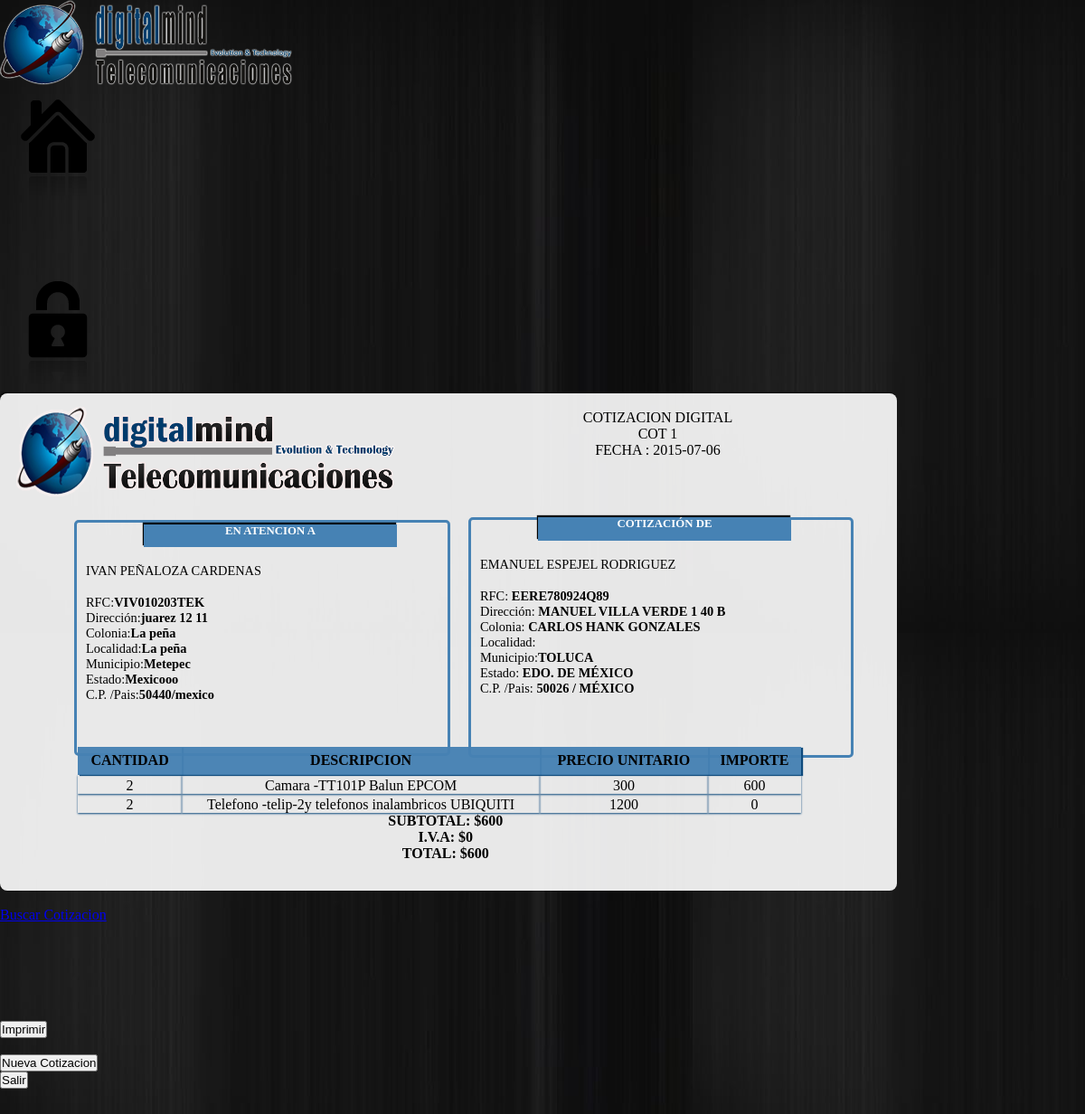
Page /transacciones/Cotizacion/vistacot.php?id_cotizacion=1 (signed in) on the committed database.
### tables this page shows
CREATE TABLE IF NOT EXISTS `cotizacion` (
  `id_cotizacion` int(10) NOT NULL,
  `folio` int(11) DEFAULT NULL,
  `fecha` varchar(30) DEFAULT NULL,
  `id_cliente` int(10) DEFAULT NULL,
  `id_moneda` int(10) NOT NULL,
  `subtotal` double DEFAULT NULL,
  `iva` int(11) DEFAULT NULL,
  `total` double DEFAULT NULL,
  `estado` tinyint(4) NOT NULL,
  `guardada` int(10) NOT NULL
);

CREATE TABLE IF NOT EXISTS `clientes` (
  `id_cliente` int(10) NOT NULL,
  `nombre_cliente` varchar(70) NOT NULL,
  `razonSocial` varchar(70) NOT NULL,
  `fecha_alta` varchar(10) NOT NULL,
  `id_datfiscal` varchar(50) NOT NULL,
  `id_direccion` varchar(50) NOT NULL,
  `telefono` varchar(10) NOT NULL,
  `id_contacto` varchar(50) DEFAULT NULL,
  `id_bancarios` varchar(30) NOT NULL,
  `id_categoria_cliente` int(10) NOT NULL,
  `direccion_web` varchar(100) NOT NULL
);

CREATE TABLE IF NOT EXISTS `datos_fiscales` (
  `id_datfiscal` int(10) NOT NULL,
  `razon_social` varchar(50) NOT NULL,
  `rfc` varchar(20) NOT NULL,
  `tipo_razon_social` varchar(30) NOT NULL,
  `id_direccion` int(10) NOT NULL,
  `email` varchar(50) NOT NULL
);

CREATE TABLE IF NOT EXISTS `direcciones` (
  `id_direccion` int(10) NOT NULL,
  `calle` varchar(50) DEFAULT NULL,
  `num_ext` varchar(20) DEFAULT NULL,
  `num_int` varchar(20) DEFAULT NULL,
  `colonia` varchar(50) DEFAULT NULL,
  `localidad` varchar(50) DEFAULT NULL,
  `referencia` varchar(50) DEFAULT NULL,
  `municipio` text,
  `estado` text,
  `pais` varchar(200) DEFAULT NULL,
  `cod_postal` int(5) DEFAULT NULL,
  `sucursal` varchar(100) DEFAULT NULL,
  `gps_ubicacion` varchar(200) DEFAULT NULL
);

CREATE TABLE IF NOT EXISTS `detalle_cotizacion` (
  `id_cotizacion` int(11) NOT NULL,
  `descripcion` varchar(200) NOT NULL,
  `nota` varchar(500) DEFAULT NULL,
  `id_producto` int(100) NOT NULL,
  `cantidad` double NOT NULL,
  `precio` double NOT NULL,
  `importe` double NOT NULL
);

### transacciones/Cotizacion/vistacot.php (the view, shortened to what this page needs)
 <!DOCTYPE html>
<html>
  <head>
        <link rel=stylesheet href="../../css/scroll.css" type="text/css">
        <link rel=stylesheet href="../../css/formatocotizacion.css" type="text/css">
</head>
<body background="../imagenes/bg.jpg">
  <header>
    <img src="../../images/logoDigitalMind.png" alt="Página Principal" title="Página Principal" />
  </header>
  <nav>
    <ul>
      <li><a href="../../Home" alt="Inicio" title="Inicio"><img src="../../images/home.png"/></a></li>
      <li></li><li></li><li></li><li></li>
      <li><a href="../../salir.php" alt="Cerrar Sesion" title="Cerrar Sesion"><img src="../../images/lock.png"/></a></li>
    </ul>
  </nav>
<article>
<img class="icono" src="../Imagenes/banner.png" >
<br>
<div><spam>
<?php
$id_cotizacion=$_GET["id_cotizacion"];
$query = "SELECT id_cotizacion, fecha FROM cotizacion where id_cotizacion=$id_cotizacion";
$result = mysql_query($query) or die ("la consulta fallo:".mysql_error());
    while ($row = mysql_fetch_array($result))
    {
        echo "COTIZACION DIGITAL<br> COT ", $row[0], "<br> ";
        echo "FECHA : ", $row['fecha'], " ";
}
?>
</spam>
</div>
<table><tr>
<td>
<div class="datosclie" id="camposclie" style="padding-left:10px; padding-top:15px;">
<h3>EN ATENCION A</h3>
<br>
<?php
$id_cotizacion=$_GET["id_cotizacion"];
$query="SELECT C.id_cotizacion, nombre_cliente, calle, num_ext,num_int, localidad, municipio, D.estado, pais, cod_postal,F.rfc from cotizacion C
       inner join clientes on C.id_cliente=clientes.id_cliente
       inner join datos_fiscales F on clientes.id_datfiscal=F.id_datfiscal
       inner join direcciones D on F.id_direccion=D.id_direccion where id_cotizacion=$id_cotizacion";
$result=mysql_query($query);
while($row=mysql_fetch_array($result))
{
    echo "<li>", $row['nombre_cliente'],"</li>";
    echo "<br>";
    echo "<li>RFC:</spam><b>", $row['rfc'],"</b></li>";
    echo "<li>Dirección:<b>", $row['calle']," ", $row['num_ext']," ", $row['num_int'],"</b></li>";
    echo "<li>Colonia:<b>", $row['localidad'],"</b></li>";
    echo "<li>Localidad:<b>", $row['localidad'],"</b></li>";
    echo "<li>Municipio:<b>", $row['municipio'],"</b></li>";
    echo "<li>Estado:<b>", $row['estado'],"</b></li>";
    echo "<li>C.P. /Pais:<b>", $row['cod_postal'],"/", $row['pais'],"</b></li>";
    }
?>
</div>
</td>
<td>
<div class="datoscotizador" style="padding:10px;">
    <h3>COTIZACIÓN DE</h3><br>
    <li>EMANUEL ESPEJEL RODRIGUEZ</li>
    <br>
    <li>RFC:</spam><b> EERE780924Q89</b></li>
    <li>Dirección:<b> MANUEL VILLA VERDE 1 40 B</b></li>
    <li>Colonia:<b> CARLOS HANK GONZALES</b></li>
    <li>Localidad:<b> </b></li>
    <li>Municipio:<b>TOLUCA </b></li>
    <li>Estado:<b> EDO. DE MÉXICO</b></li>
    <li>C.P. /Pais:<b> 50026 / MÉXICO</b></li>
</div>
</td>
</tr></table>
<section>
<table cellpadding="0" cellspacing="0" class="products" style="margin-top:-30px; margin-left:-10px;">
<tr>
<th class="cantidad">CANTIDAD</th>
<th>DESCRIPCION</th>
<th>PRECIO UNITARIO</th>
<th>IMPORTE</th>
</tr>
<?php
$id_cotizacion=$_GET["id_cotizacion"];
$query="SELECT * FROM detalle_cotizacion
          where id_cotizacion=$id_cotizacion";
$result=mysql_query($query);
while($row=mysql_fetch_array($result))
{
        echo "<tr>";
        echo "<td class='cantidad'>", $row['cantidad'], "</td>";
        echo "<td class='desc'>", $row['descripcion']," ", $row['nota'] ,"</td>";
        echo "<td class='preciou'>", $row['precio'], "</td>";
        echo "<td class='importe'>", $row['importe'], "</td>";
        echo "</tr>";
}
?>
</table>
<aside class="operacionesvista">
<?php
$id_cotizacion=$_GET["id_cotizacion"];
$sql="SELECT SUM(importe) FROM detalle_cotizacion WHERE id_cotizacion= $id_cotizacion";
$result=mysql_query("$sql");
?>
<b> SUBTOTAL:</b>
<?php
while ($row = mysql_fetch_array($result)){
     $subt=$row[0];
    }
?>
<?php
$id_cotizacion=$_GET["id_cotizacion"];
$sql="SELECT subtotal,iva,total FROM cotizacion WHERE id_cotizacion= $id_cotizacion";
$result=mysql_query("$sql");
?>
<?php
while ($row = mysql_fetch_array($result)){
 echo "<b class='num1'>$",$row["subtotal"],"</b>";
 $iv=$row["iva"];
  $iva=$iv*.01;
    $cuent=$subt*$iva;
  echo "<br><b> I.V.A: </b>";
  echo '<b class="num2">$';
  echo $cuent;
  echo '</b>';
  echo "<br><b> TOTAL: </b>";
  echo '<b class="num3">$';
  echo $row["total"];
  echo '</b>';
    }
?>
</aside>
</article>
<div id="botones">
<br>
<a href="../registrocotizaciones.php"><div id="buscotizacion">Buscar Cotizacion</div></a>
<br>
<br>
<br>
<br>
<br>
<br>
<a href="pdfcot.php?id_cotizacion=<?php echo $_GET["id_cotizacion"]; ?>" target="_blank"><button id="guardar"> Imprimir </button></a><br>
<br>
        <a href="agregarcotizacion.php"><button id="nuevacot">Nueva Cotizacion</button></a><br>
        <a href="../registrocotizaciones.php"><button id="atras">Salir</button></a><br>
<br><br>
</div>
</body>
</html>

### css/formatocotizacion.css (style rules this page uses)
* { margin:0; padding: 0; }
body { color: transparent; }
article { color: #000; background: rgba(255,255,255,.9); text-align: center; width: 62em; box-shadow: -1px -1px 2px 0px #000; border-radius: 8px; display: inline-block; vertical-align: top; }
.icono { margin-left: 15px; margin-top: 15px; float: left; width: 28em; height: 7em; }
.datosclie { margin-top: .5em; margin-left: 5em; width: 25em; height: 15em; border-radius: 5px; border: .2em solid rgba(70,130,180,1); }
.datosclie h3 { background-color: rgba(70,130,180,1); box-shadow: -1px -2px 1px #000; color: white; margin-top: -1em; margin-left: 5em; width: 70%; height: 2em; font-size: .8em; }
.datosclie li { font-size: .9em; list-style: none; text-align: justify; }
.datoscotizador { margin-top: .5em; margin-left: 1em; width: 25em; height: 15em; border-radius: 5px; border: .2em solid rgba(70,130,180,1); }
.datoscotizador h3 { background-color: rgba(70,130,180,1); box-shadow: -1px -2px 1px #000; color: white; margin-top: -1em; margin-left: 5em; width: 70%; height: 2em; font-size: .8em; }
.datoscotizador li { font-size: .9em; list-style: none; text-align: justify; }
section { padding: 1em 3em 2em 6em; width: 80%; }
section table { width: 50em; }
section table th { background-color: rgba(70,130,180,.96); border-collapse: 0px; box-shadow: 2px 1px 1px #0E4A7C; padding: .4em; }
section table td { padding-top: .2em; text-align: center; border-right: 2px; box-shadow: 0px 1px 2px #0E4A7C; }

### rows in the picture
cotizacion: id_cotizacion "1", fecha "2015-07-06", id_cliente.nombre_cliente "IVAN PEÑALOZA CARDENAS", datos_fiscales.rfc "VIV010203TEK", direcciones.calle "juarez", direcciones.num_ext "12", direcciones.num_int "11", direcciones.localidad "La peña", direcciones.municipio "Metepec", direcciones.estado "Mexicooo", direcciones.cod_postal "50440", direcciones.pais "mexico", subtotal "600", cuent "0", total "600"
detalle_cotizacion: cantidad "2", descripcion "Camara -TT101P Balun EPCOM", precio "300", importe "600"
detalle_cotizacion: cantidad "2", descripcion "Telefono -telip-2y telefonos inalambricos UBIQUITI", precio "1200", importe "0"
